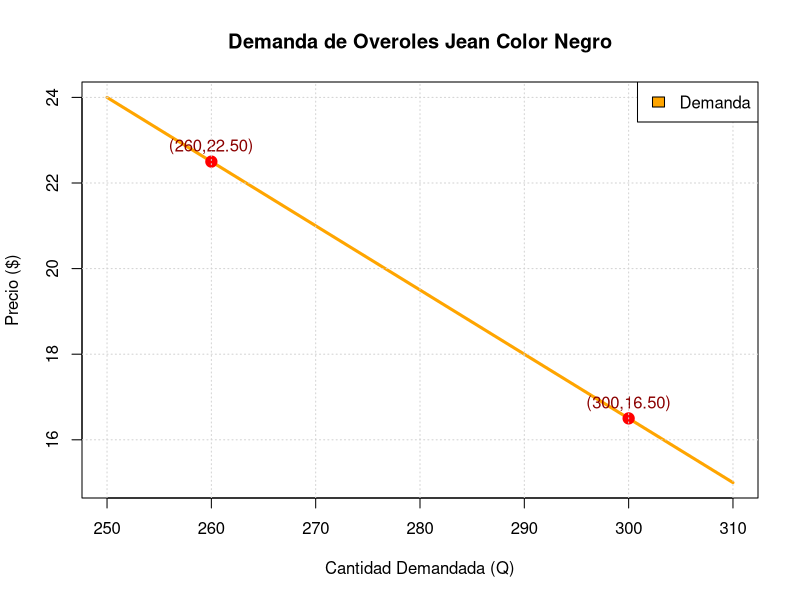
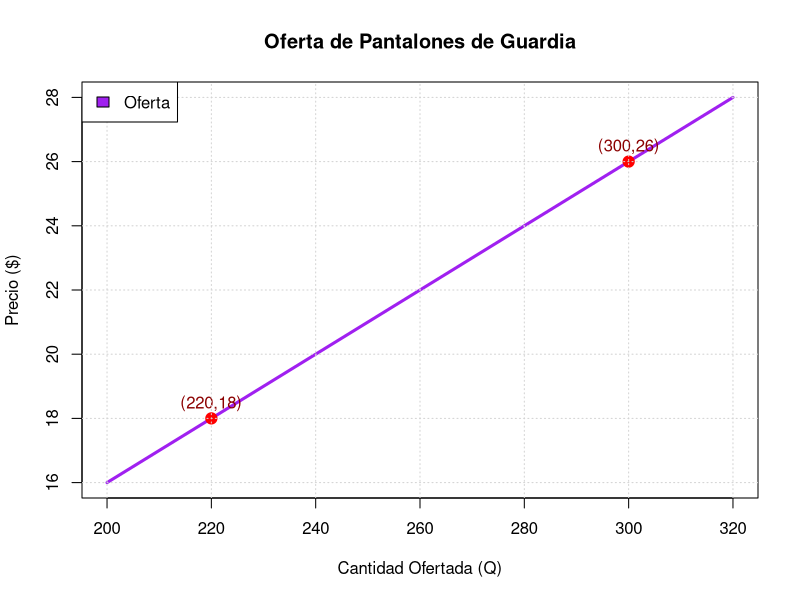

The R script that drew these images, in order:
## ---- chunk 1
Q1 <- 300
P1 <- 16.50

Q2 <- 260
P2 <- 22.50
## ---- chunk 2
m <- (P2 - P1)/(Q2 - Q1)
m
## ---- chunk 3
b <- P1 - m*Q1
b
## ---- chunk 4
cat("Ecuación de demanda: P =", m, "*Q +", b)
## ---- chunk 5
Q <- c(260, 270, 280, 290, 300)
P <- -0.15*Q + 61.5

tabla <- data.frame(
  Cantidad_Demandada = Q,
  Precio = P
)

tabla
## ---- chunk 6
# Función de demanda
p <- function(q){
  -0.15*q + 61.5
}

# Rango de cantidades
q <- 250:310

# Gráfico
plot(q, p(q),
     type = "l",
     lwd = 3,
     col = "orange",
     main = "Demanda de Overoles Jean Color Negro",
     xlab = "Cantidad Demandada (Q)",
     ylab = "Precio ($)")

# Puntos del ejercicio
points(c(300,260),
       c(16.5,22.5),
       pch = 19,
       col = "red",
       cex = 1.5)

# Etiquetas
text(c(300,260),
     c(16.5,22.5),
     labels = c("(300,16.50)", "(260,22.50)"),
     pos = 3,
     col = "darkred")

# Cuadrícula
grid()

# Leyenda
legend("topright",
       legend = c("Demanda"),
       fill = c("orange"))
## ---- chunk 7
Q1 <- 220
P1 <- 18.00

Q2 <- 300
P2 <- 26.00
## ---- chunk 8
m <- (P2 - P1)/(Q2 - Q1)
m
## ---- chunk 9
b <- P1 - m*Q1
b
## ---- chunk 10
cat("P =", m, "*Q", b)
## ---- chunk 11
Q <- c(220, 240, 260, 280, 300)
P <- 0.1*Q - 4

tabla <- data.frame(
  Cantidad_Ofertada = Q,
  Precio = P
)

tabla
## ---- chunk 12
# Función de oferta
p <- function(q){
  0.1*q - 4
}

# Valores de Q
q <- 200:320

# Gráfica
plot(q, p(q),
     type = "l",
     lwd = 3,
     col = "purple",
     main = "Oferta de Pantalones de Guardia",
     xlab = "Cantidad Ofertada (Q)",
     ylab = "Precio ($)")

# Puntos dados en el ejercicio
points(c(220,300),
       c(18,26),
       pch = 19,
       col = "red",
       cex = 1.5)

# Etiquetas
text(c(220,300),
     c(18,26),
     labels = c("(220,18)", "(300,26)"),
     pos = 3,
     col = "darkred")

# Cuadrícula
grid()

# Leyenda
legend("topleft",
       legend = "Oferta",
       fill = "purple")
